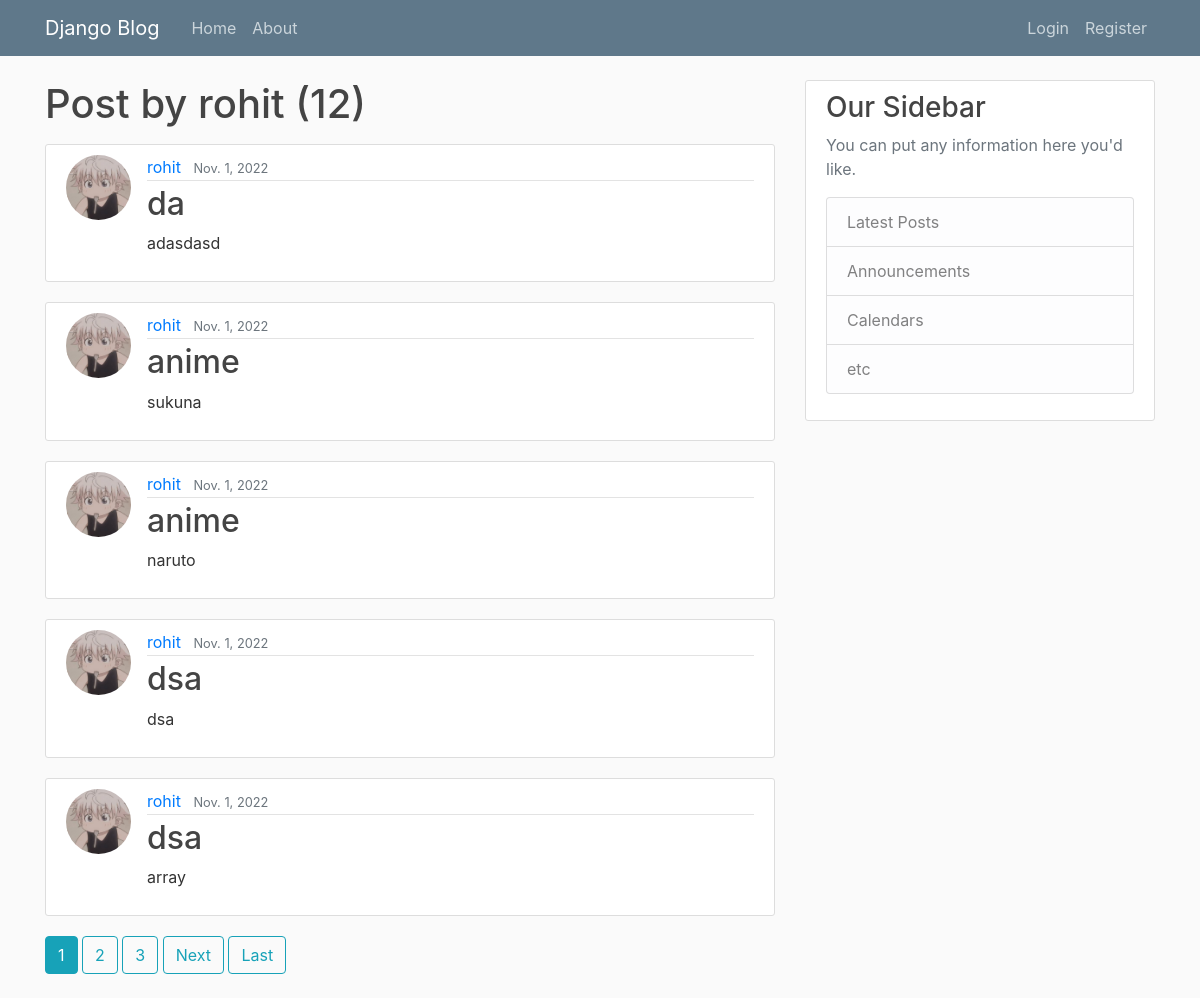
Page /user/rohit on the committed database.
### bllog/models.py (models this page shows, shortened)
class Post(models.Model):
    title = models.CharField(max_length=100)
    content = models.TextField()
    date_posted = models.DateField(default= timezone.now)
    author = models.ForeignKey( User,on_delete=models.CASCADE)

### Users/models.py (models this page shows, shortened)
class Profile(models.Model):
    user = models.OneToOneField(User,on_delete=models.CASCADE)
    image = models.ImageField(default='default.jpg',upload_to='profile_pics')

### bllog/views.py (the view)
# urls.py: path('user/<str:username>',UserPostListView.as_view(),name = "user-post")
class UserPostListView(ListView):
    model = Post
    template_name = 'bllog/user_posts.html'
    context_object_name = 'posts'
    ordering = ['-created_at']
    paginate_by = 5
    def get_queryset(self):
        user = get_object_or_404(User,username = self.kwargs.get('username'))
        return Post.objects.filter(author = user).order_by('-date_posted')

### bllog/templates/bllog/user_posts.html (shortened to what this page needs)
{% extends "bllog/base.html" %}
{% block content %}
<h1 class = "mb-3"> Post by {{view.kwargs.username }} ({{ page_obj.paginator.count }})</h1>
{% for post in posts %}
<article class="media content-section">
    <img class="rounded-circle article-img" src="{{ post.author.profile.image.url }}">
    <div class="media-body">
        <div class="article-metadata">
            <a class="mr-2" href="{% url 'user-post' post.author.username %}">{{ post.author }}</a>
            <small class="text-muted">{{ post.date_posted }}</small>
        </div>
        <h2><a class="article-title" href="{% url 'post-detail' post.id%}">{{ post.title }}</a></h2>
        <p class="article-content">{{ post.content }}</p>
    </div>
</article>
{% endfor %}
{% if is_paginated %}
    {% for num in page_obj.paginator.page_range %}
        {% if page_obj.number == num %}
            <a class = "btn btn-info mb-4" href="?page= {{ num }}">{{ num }}</a>
        {% elif num > page_obj.number|add:'-3' and num < page_obj.number|add:'3' %}
            <a class = "btn btn-outline-info mb-4" href="?page= {{ num }}">{{ num }}</a>
        {% endif %}
    {% endfor %}
    {% if page_obj.has_next %}
        <a class = "btn btn-outline-info mb-4" href="?page={{page_obj.next_page_number}}">Next</a>
        <a class = "btn btn-outline-info mb-4" href="?page={{ page_obj.paginator.num_pages }}">Last</a>
    {% endif %}
{% endif %}
{% endblock content %}

### bllog/static/bllog/main.css (style rules this page uses)
body { background: #fafafa; color: #333333; margin-top: 5rem; }
h1, h2, h3, h4, h5, h6 { color: #444444; }
.content-section { background: #ffffff; padding: 10px 20px; border: 1px solid #dddddd; border-radius: 3px; margin-bottom: 20px; }
.article-title { color: #444444; }
.article-content { white-space: pre-line; }
.article-img { height: 65px; width: 65px; margin-right: 16px; }
.article-metadata { padding-bottom: 1px; margin-bottom: 4px; border-bottom: 1px solid #e3e3e3 }

### rows in the picture
Post: author.profile.image (picture), author "rohit", date_posted "Nov. 1, 2022", title "da", content "adasdasd"
Post: author.profile.image (picture), author "rohit", date_posted "Nov. 1, 2022", title "anime", content "sukuna"
Post: author.profile.image (picture), author "rohit", date_posted "Nov. 1, 2022", title "anime", content "naruto"
Post: author.profile.image (picture), author "rohit", date_posted "Nov. 1, 2022", title "dsa", content "dsa"
Post: author.profile.image (picture), author "rohit", date_posted "Nov. 1, 2022", title "dsa", content "array"

### other values in the picture
{{ view.kwargs.username }} "rohit"
{{ page_obj.paginator.count }} "12"
{{ num }} "1"
{{ num }} "2" "3"
